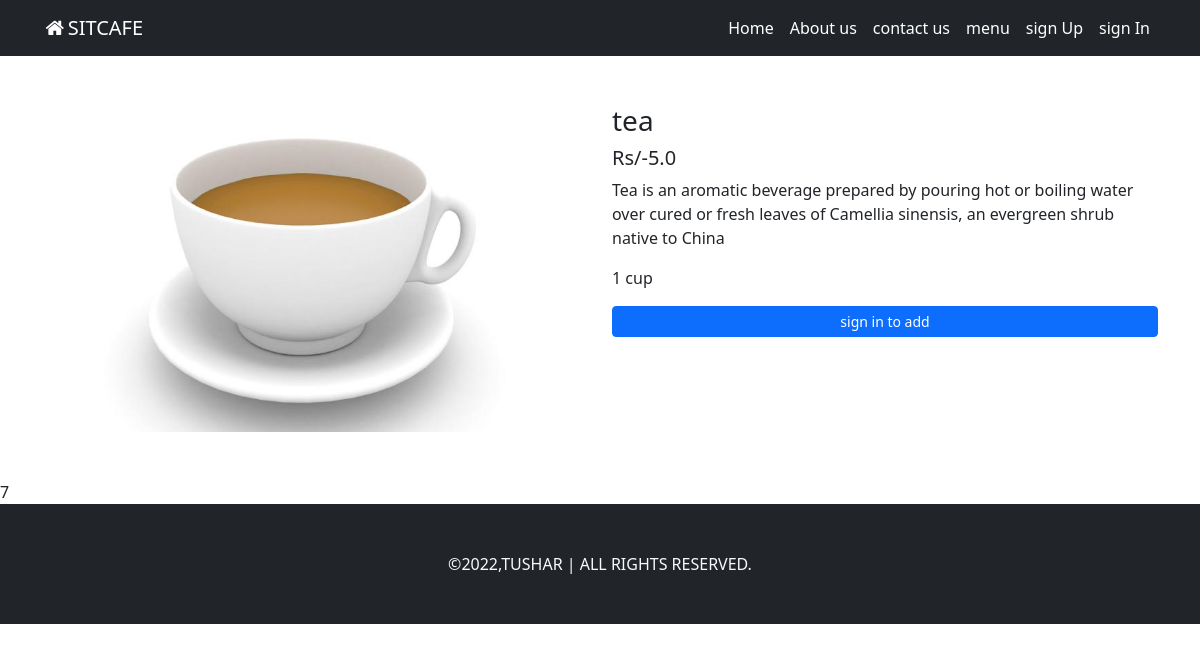
Screenshot of /food/details/3/ with the database file from the repository.
### food/models.py (models this page shows, shortened)
class Food(models.Model):
    category = models.ForeignKey(Cuisine,on_delete=models.DO_NOTHING)
    name=models.CharField(max_length=100)
    description=models.TextField()
    secondary_description=models.TextField(blank=True)
    price=models.FloatField()
    is_avaliable=models.BooleanField(default=True)
    image=models.ImageField(upload_to= 'food_images/')

### food/views.py (the view)
# urls.py: path('details/<int:id>/',views.details,name='details'),
def details(request, id):
    food = Food.objects.get(id=id)
    context={
        'food':food
    }
    return render(request, 'food/details.html', context)

### templates/food/details.html (shortened to what this page needs)
{% extends 'base.html' %}
{% load static %}
{% block css %}
<link rel="stylesheet" href="{% static 'css/cart-style.css' %}">
{% endblock css %}
{% block content %}
<div class="container">
    <div class="row my-5">
        <div class="col-md-6">
            <img src="{{food.image.url}}" alt="{{food.name}}" class="img-fluid">
        </div>
        <div class="col-md-6">
            <div class="h3">{{food.name}}</div>
            <div class="h5">Rs/-{{food.price}}</div>
            <p class="text-lead">{{food.description}}</p>
            <p class="text-lead">{{food.secondary_description}}</p>
            {% if food.is_avaliable %}
                {% if user.is_authenticated %}
                    <form action="{% url 'add_to_cart' %}" method="post">
                        {% csrf_token %}
                        <input type="hidden" name="food_id" value="{{food.id}}">
                        <div class="input-group mb-3">
                            <button class="btn btn-outline-secondary" type="button" onclick="decrement()">-</button>
                            <input type="text" class="quantity" id="quantity" name="quantity" value="1" readonly>
                            <button class="btn btn-outline-secondary" type="button" onclick="increment()">+</button>
                          </div>
                          <input type="submit" value="Add To cart" class="btn btn-primary btn-sm w-100">
                    </form>
                {% else %}
                 <a href="{% url 'signin' %}" class="btn btn-sm btn-primary w-100">sign in to add</a>
                {% endif %}
            {% else %}
                <p class="text-danger">Currently out of stock</p>
            {% endif %}
        </div>
    </div>
</div>
7
{% endblock content %}

### rows the page displays
Food: image (picture), name "tea", price "5.0", description "Tea is an aromatic beverage prepared by pouring hot or boiling water over cured or fresh leaves of Camellia sinensis, an evergreen shrub native to China", secondary_description "1 cup"
